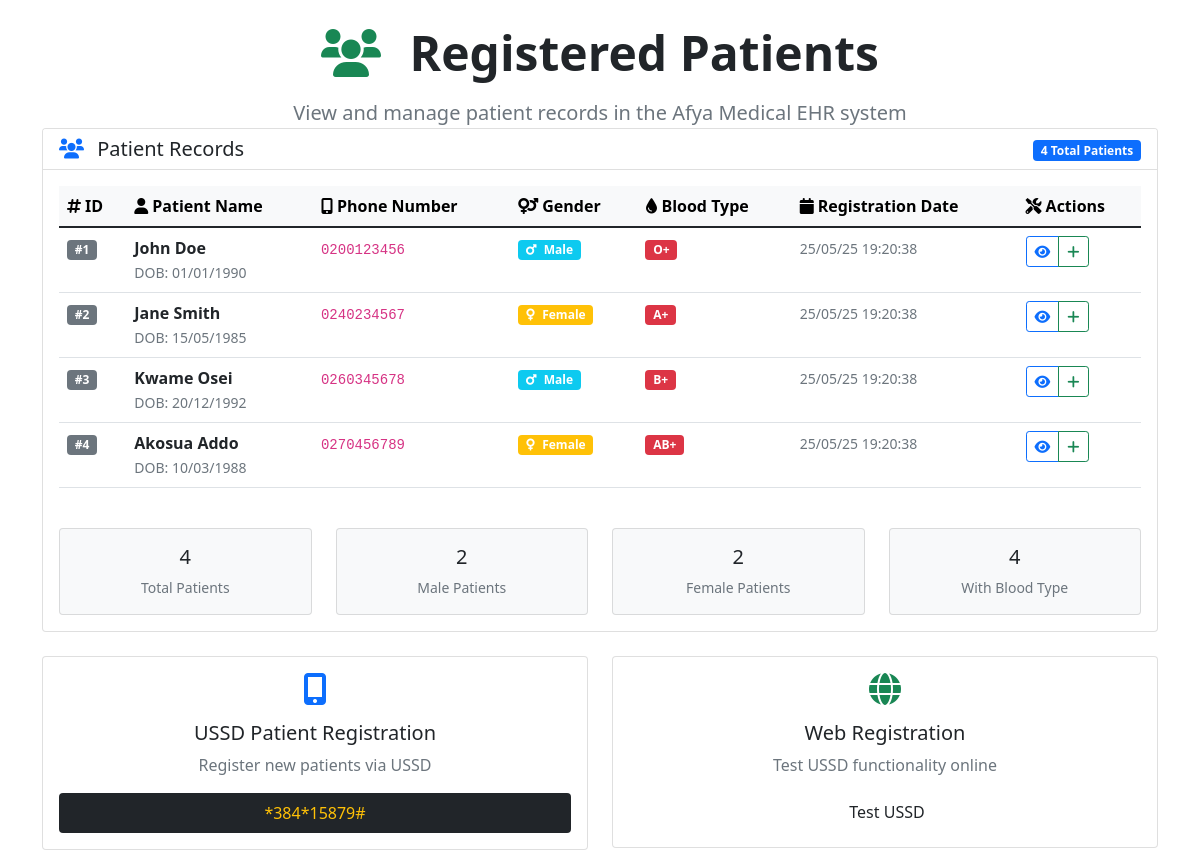
Page /patients on the committed database.
### app.py (models this page shows)
class Patient(db.Model):
    id = db.Column('patient_id', db.Integer, primary_key=True)
    phone = db.Column(db.String(15), unique=True, nullable=False)
    name = db.Column(db.String(100), nullable=False)
    date_of_birth = db.Column(db.String(10))
    gender = db.Column(db.String(10))
    blood_type = db.Column(db.String(5))
    allergies = db.Column(db.Text)
    emergency_contact = db.Column(db.String(15))
    registration_date = db.Column(db.String(20))
    is_active = db.Column(db.Boolean, default=True)

### app.py (the view)
@app.route('/patients')
def list_patients():
    try:
        patients = Patient.query.filter_by(is_active=True).all()
    except:
        patients = []
    return render_template('patients.html', patients=patients)

### templates/patients.html (shortened to what this page needs)
<!DOCTYPE html>
<html lang="en">
<head>
    <link href="https://cdn.jsdelivr.net/npm/bootstrap@5.1.3/dist/css/bootstrap.min.css" rel="stylesheet">
    <link href="https://cdnjs.cloudflare.com/ajax/libs/font-awesome/6.0.0/css/all.min.css" rel="stylesheet">
</head>
<body>
    <div class="container mt-4">
        <div class="page-header text-center">
            <h1 class="display-5 fw-bold text-dark mb-3">
                <i class="fas fa-users text-success me-3"></i>
                Registered Patients
            </h1>
            <p class="lead text-muted mb-0">
                View and manage patient records in the Afya Medical EHR system
            </p>
        </div>
        <div class="card card-custom">
            <div class="card-header bg-white">
                <div class="row align-items-center">
                    <div class="col">
                        <h5 class="card-title mb-0">
                            <i class="fas fa-users me-2 text-primary"></i>
                            Patient Records
                        </h5>
                    </div>
                    <div class="col-auto">
                        <span class="badge bg-primary">{{ patients|length }} Total Patients</span>
                    </div>
                </div>
            </div>
            <div class="card-body">
                {% if patients %}
                <div class="table-responsive">
                    <table class="table table-hover">
                        <thead class="table-light">
                            <tr>
                                <th><i class="fas fa-hashtag me-1"></i>ID</th>
                                <th><i class="fas fa-user me-1"></i>Patient Name</th>
                                <th><i class="fas fa-mobile-alt me-1"></i>Phone Number</th>
                                <th><i class="fas fa-venus-mars me-1"></i>Gender</th>
                                <th><i class="fas fa-tint me-1"></i>Blood Type</th>
                                <th><i class="fas fa-calendar me-1"></i>Registration Date</th>
                                <th><i class="fas fa-tools me-1"></i>Actions</th>
                            </tr>
                        </thead>
                        <tbody>
                            {% for patient in patients %}
                            <tr>
                                <td>
                                    <span class="badge bg-secondary">#{{ patient.id }}</span>
                                </td>
                                <td>
                                    <strong>{{ patient.name }}</strong>
                                    {% if patient.date_of_birth %}
                                    <br><small class="text-muted">DOB: {{ patient.date_of_birth }}</small>
                                    {% endif %}
                                </td>
                                <td>
                                    <code>{{ patient.phone }}</code>
                                </td>
                                <td>
                                    {% if patient.gender %}
                                    <span
                                        class="badge {% if patient.gender == 'Male' %}bg-info{% else %}bg-warning{% endif %}">
                                        <i
                                            class="fas {% if patient.gender == 'Male' %}fa-mars{% else %}fa-venus{% endif %} me-1"></i>
                                        {{ patient.gender }}
                                    </span>
                                    {% else %}
                                    <small class="text-muted">Not specified</small>
                                    {% endif %}
                                </td>
                                <td>
                                    {% if patient.blood_type %}
                                    <span class="badge bg-danger">{{ patient.blood_type }}</span>
                                    {% else %}
                                    <small class="text-muted">Unknown</small>
                                    {% endif %}
                                </td>
                                <td>
                                    <small class="text-muted">{{ patient.registration_date }}</small>
                                </td>
                                <td>
                                    <div class="btn-group btn-group-sm" role="group">
                                        <button type="button" class="btn btn-outline-primary btn-sm"
                                            title="View Records">
                                            <i class="fas fa-eye"></i>
                                        </button>
                                        <button type="button" class="btn btn-outline-success btn-sm" title="Add Record">
                                            <i class="fas fa-plus"></i>
                                        </button>
                                    </div>
                                </td>
                            </tr>
                            {% endfor %}
                        </tbody>
                    </table>
                </div>
                <div class="row mt-4">
                    <div class="col-md-3">
                        <div class="card bg-light">
                            <div class="card-body text-center">
                                <h5 class="card-title">{{ patients|length }}</h5>
                                <p class="card-text small text-muted">Total Patients</p>
                            </div>
                        </div>
                    </div>
                    <div class="col-md-3">
                        <div class="card bg-light">
                            <div class="card-body text-center">
                                <h5 class="card-title">{{ patients|selectattr("gender", "equalto", "Male")|list|length
                                    }}</h5>
                                <p class="card-text small text-muted">Male Patients</p>
                            </div>
                        </div>
                    </div>
                    <div class="col-md-3">
                        <div class="card bg-light">
                            <div class="card-body text-center">
                                <h5 class="card-title">{{ patients|selectattr("gender", "equalto", "Female")|list|length
                                    }}</h5>
                                <p class="card-text small text-muted">Female Patients</p>
                            </div>
                        </div>
                    </div>
                    <div class="col-md-3">
                        <div class="card bg-light">
                            <div class="card-body text-center">
                                <h5 class="card-title">{{ patients|selectattr("blood_type")|list|length }}</h5>
                                <p class="card-text small text-muted">With Blood Type</p>
                            </div>
                        </div>
                    </div>
                </div>
                {% endif %}
            </div>
        </div>
        <div class="row mt-4">
            <div class="col-md-6">
                <div class="card">
                    <div class="card-body text-center">
                        <i class="fas fa-mobile-alt fa-2x text-primary mb-3"></i>
                        <h5>USSD Patient Registration</h5>
                        <p class="text-muted">Register new patients via USSD</p>
                        <div class="ussd-code bg-dark text-warning p-2 rounded">*384*15879#</div>
                    </div>
                </div>
            </div>
            <div class="col-md-6">
                <div class="card">
                    <div class="card-body text-center">
                        <i class="fas fa-globe fa-2x text-success mb-3"></i>
                        <h5>Web Registration</h5>
                        <p class="text-muted">Test USSD functionality online</p>
                        <a href="/test-ussd" class="btn btn-afya">
                            Test USSD
                        </a>
                    </div>
                </div>
            </div>
        </div>
    </div>
</body>
</html>

### rows in the picture
Patient: id "1", name "John Doe", date_of_birth "01/01/1990", phone "0200123456", gender "Male", blood_type "O+", registration_date "25/05/25 19:20:38"
Patient: id "2", name "Jane Smith", date_of_birth "15/05/1985", phone "0240234567", gender "Female", blood_type "A+", registration_date "25/05/25 19:20:38"
Patient: id "3", name "Kwame Osei", date_of_birth "20/12/1992", phone "0260345678", gender "Male", blood_type "B+", registration_date "25/05/25 19:20:38"
Patient: id "4", name "Akosua Addo", date_of_birth "10/03/1988", phone "0270456789", gender "Female", blood_type "AB+", registration_date "25/05/25 19:20:38"

### other values in the picture
{{ patients|length }} "4"
{{ patients|selectattr("gender", "equalto", "Male")|list|length }} "2"
{{ patients|selectattr("gender", "equalto", "Female")|list|length }} "2"
{{ patients|selectattr("blood_type")|list|length }} "4"
